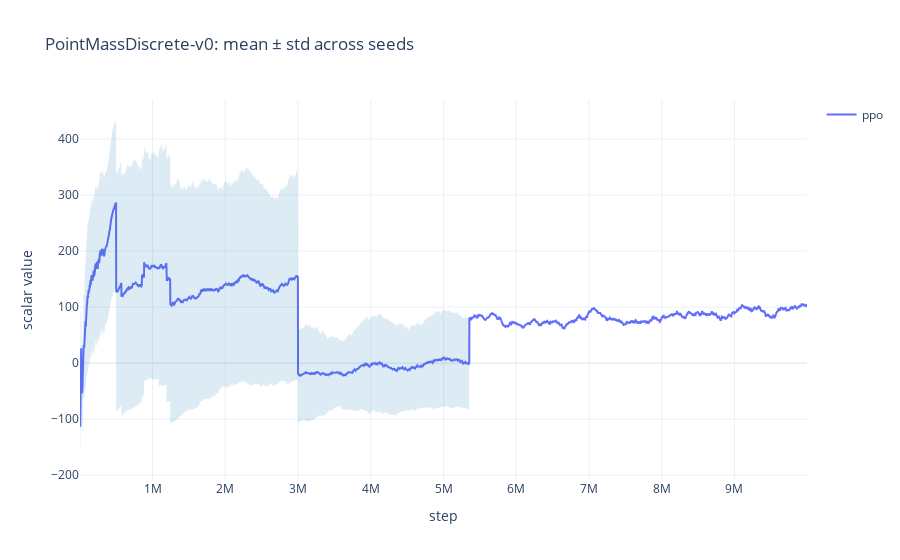
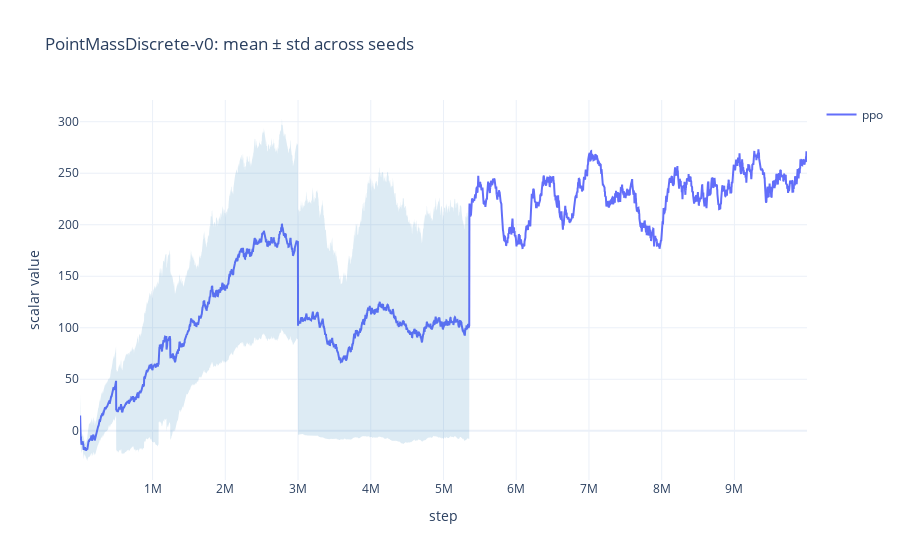

Notebook source saved alongside these figures, in order:
### Markdown cell above
# Training curves with confidence intervals

This notebook loads TensorBoard event files from `./runs`, groups runs by (env_id, algorithm) across different seeds, and plots mean ± std bands using Plotly. It works with run directories named like `PointMassDiscrete-v0__dqn__0__1760811783`.

### Code cell
# Imports and config
from pathlib import Path
import re
from typing import Dict, List, Tuple

import numpy as np
import pandas as pd
import plotly.graph_objs as go
from tensorboard.backend.event_processing.event_accumulator import EventAccumulator

RUNS_DIR = Path('runs')
SMOOTH_WINDOW = 200  # set >1 for moving average smoothing

# Which scalar keys to read from TB; adapt to your logging (CleanRL often uses 'charts/episode_reward' and 'charts/ep_len')
SCALAR_KEYS = [
    'charts/episodic_return',
    'charts/episode_reward',
    'charts/ep_len',
    'eval/episodic_return',
    'train/episodic_return',
    'charts/actual_performance',
]

# Regex for directory names like 'PointMassDiscrete-v0__dqn__0__1760811783'
RUN_NAME_RE = re.compile(r'^(?P<env>[^_]+)__?(?P<algo>[^_]+)__?(?P<seed>\d+).*$')


def parse_run_name(run_dir: Path) -> Tuple[str, str, int]:
    name = run_dir.name
    m = RUN_NAME_RE.match(name)
    if not m:
        # Fallback: try CleanRL default 'algo__env__seed__timestamp'
        parts = name.split('__')
        if len(parts) >= 3:
            # Try to infer env and algo positions heuristically
            # Prefer pattern: env__algo__seed
            try:
                seed = int(parts[2])
                return parts[0], parts[1], seed
            except Exception:
                # Or algo__env__seed
                try:
                    seed = int(parts[2])
                    return parts[1], parts[0], seed
                except Exception:
                    pass
        raise ValueError(f"Unrecognized run dir name: {name}")
    env = m.group('env')
    algo = m.group('algo')
    seed = int(m.group('seed'))
    return env, algo, seed


def load_scalars_from_event(run_dir: Path, keys: List[str]) -> Dict[str, pd.DataFrame]:
    # Find event files
    event_files = sorted(run_dir.glob('events.out.tfevents.*'))
    if not event_files:
        # Also support nested structure where TB logs are in subdirs
        event_files = sorted(run_dir.rglob('events.out.tfevents.*'))
    if not event_files:
        return {}

    # Accumulate across files for robustness
    series: Dict[str, List[Tuple[int, float]]] = {}
    for ef in event_files:
        ea = EventAccumulator(str(ef), size_guidance={'scalars': 100000})
        try:
            ea.Reload()
        except Exception:
            continue
        for key in keys:
            if key in ea.Tags().get('scalars', []):
                events = ea.Scalars(key)
                pts = [(e.step, e.value) for e in events]
                series.setdefault(key, []).extend(pts)

    # Convert to DataFrames, deduplicate by step, sort
    dfs: Dict[str, pd.DataFrame] = {}
    for key, pts in series.items():
        if not pts:
            continue
        df = pd.DataFrame(pts, columns=['step', 'value']).drop_duplicates('step')
        df = df.sort_values('step').reset_index(drop=True)
        if SMOOTH_WINDOW and SMOOTH_WINDOW > 1:
            df['value'] = df['value'].rolling(SMOOTH_WINDOW, min_periods=1).mean()
        dfs[key] = df
    return dfs


def aggregate_by_group(runs_dir: Path, keys: List[str]):
    # Map: (env, algo) -> list of per-seed dicts of key->df
    groups: Dict[Tuple[str, str], List[Dict[str, pd.DataFrame]]] = {}

    for run in sorted(runs_dir.iterdir()):
        if not run.is_dir():
            continue
        try:
            env, algo, seed = parse_run_name(run)
        except Exception:
            continue
        dfs = load_scalars_from_event(run, keys)
        if not dfs:
            continue
        groups.setdefault((env, algo), []).append(dfs)

    # For each group and scalar key, align by step, compute mean/std/count across seeds
    agg: Dict[Tuple[str, str, str], pd.DataFrame] = {}
    for (env, algo), seed_runs in groups.items():
        for key in keys:
            # Collect step-value frames for runs that have this key
            frames = []
            for dfs in seed_runs:
                if key in dfs:
                    frames.append(dfs[key].set_index('step').rename(columns={'value': 'value'}))
            if not frames:
                continue
            # Outer-join on steps, then compute across rows
            aligned = pd.concat(frames, axis=1)
            aligned.columns = [f'seed_{i}' for i in range(len(frames))]
            mean = aligned.mean(axis=1, skipna=True)
            std = aligned.std(axis=1, ddof=0, skipna=True)
            count = aligned.count(axis=1)
            out = pd.DataFrame({
                'step': aligned.index.values,
                'mean': mean.values,
                'std': std.values,
                'count': count.values,
            }).sort_values('step').reset_index(drop=True)
            agg[(env, algo, key)] = out
    return agg


def plot_groups(agg: Dict[Tuple[str, str, str], pd.DataFrame], key_preference: List[str]):
    # Group available keys per (env, algo)
    grouped: Dict[Tuple[str, str], List[Tuple[str, pd.DataFrame]]] = {}
    for (env, algo, key), df in agg.items():
        if key in key_preference:
            grouped.setdefault((env, algo), []).append((key, df))

    figs = {}
    by_env: Dict[str, List[Tuple[str, pd.DataFrame]]] = {}
    for (env, algo), items in grouped.items():
        # Choose key with maximum coverage (median count), tie-break by preference order
        def coverage_score(item):
            key, df = item
            cov = df['count'].median() if 'count' in df.columns else len(df)
            pref_rank = key_preference.index(key)
            return (cov, -pref_rank)
        best_key, best_df = max(items, key=coverage_score)
        by_env.setdefault(env, []).append((algo, best_df))

    for env, items in by_env.items():
        fig = go.Figure()
        for algo, df in sorted(items, key=lambda x: x[0]):
            if df.empty:
                continue
            # Mean line
            fig.add_trace(go.Scatter(
                x=df['step'], y=df['mean'], name=f"{algo}", mode='lines'
            ))
            # ±1 std (≈68%) band
            fig.add_trace(go.Scatter(
                x=pd.concat([df['step'], df['step'][::-1]]),
                y=pd.concat([df['mean'] + df['std'], (df['mean'] - df['std'])[::-1]]),
                fill='toself', fillcolor='rgba(31,119,180,0.15)', line=dict(width=0),
                name=f"{algo} ±1σ (≈68%)", showlegend=False
            ))
        fig.update_layout(
            title=f"{env}: mean ± std across seeds",
            xaxis_title='step', yaxis_title='scalar value', template='plotly_white'
        )
        figs[env] = fig
    return figs


agg = aggregate_by_group(RUNS_DIR, SCALAR_KEYS)
# Original plot (mean ± std ~68%) for returns (choose best-covered key)
figs = plot_groups(agg, key_preference=['charts/episodic_return','charts/episode_reward','eval/episodic_return','train/episodic_return'])
# Additional plot: actual performance time-series
figs_actual = plot_groups(agg, key_preference=['charts/actual_performance'])

# Display figures
for env, fig in figs.items():
    fig.show()
for env, fig in figs_actual.items():
    fig.show()

### Figure 1 — Plotly figure (JSON) as saved in the notebook; plotly's stock layout.template omitted (floating-point values rounded to 4 significant figures; data arrays with more than 128 entries replaced by an {"elided": "..."} marker saying what was removed)
{"data": [{"mode": "lines", "name": "ppo", "type": "scatter", "x": {"elided": "4999 int values"}, "y": {"elided": "4999 float values"}}, {"fill": "toself", "fillcolor": "rgba(31,119,180,0.15)", "line": {"width": 0}, "name": "ppo ±1σ (≈68%)", "showlegend": false, "type": "scatter", "x": {"elided": "9998 int values"}, "y": {"elided": "9998 float values"}}], "layout": {"title": {"text": "PointMassDiscrete-v0: mean ± std across seeds"}, "xaxis": {"title": {"text": "step"}}, "yaxis": {"title": {"text": "scalar value"}}}}

### Figure 2 — Plotly figure (JSON) as saved in the notebook; plotly's stock layout.template omitted (floating-point values rounded to 4 significant figures; data arrays with more than 128 entries replaced by an {"elided": "..."} marker saying what was removed)
{"data": [{"mode": "lines", "name": "ppo", "type": "scatter", "x": {"elided": "4999 int values"}, "y": {"elided": "4999 float values"}}, {"fill": "toself", "fillcolor": "rgba(31,119,180,0.15)", "line": {"width": 0}, "name": "ppo ±1σ (≈68%)", "showlegend": false, "type": "scatter", "x": {"elided": "9998 int values"}, "y": {"elided": "9998 float values"}}], "layout": {"title": {"text": "PointMassDiscrete-v0: mean ± std across seeds"}, "xaxis": {"title": {"text": "step"}}, "yaxis": {"title": {"text": "scalar value"}}}}
